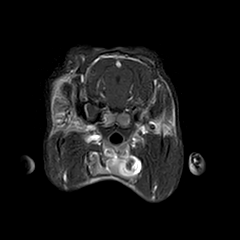
#> input picture img_processing/rabbitkeras/datasets/65/full-contrast.png, 240 x 240 px, found by its file name
$ jupyter execute --allow-errors Untitled1.ipynb   (shell and % lines are left out)
#> lines starting #> are read from the running program, lines starting #| are printed output that depends on the picture
[cell 1]
import matplotlib.pyplot as plt
import cv2
import numpy as np

[cell 2]
full = cv2.imread('datasets/8/full-contrast.png', 0)
#> full is the input picture: shape (240, 240); min 0, max 255, mean 21.8
low = cv2.imread('datasets/8/lower-contrast.png', 0)
no = cv2.imread('datasets/8/no-contrast.png', 0)
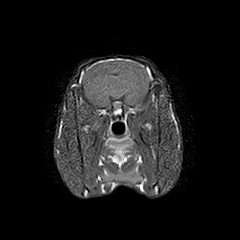
#> input picture img_processing/rabbitkeras/datasets/8/no-contrast.png, 240 x 240 px
#> no is the input picture: shape (240, 240); min 0, max 255, mean 24.6

full = np.array(full).astype('float32')
low = np.array(low).astype('float32')
#> low = nan
no = np.array(no).astype('float32')

plt.figure(figsize=(15,5))

plt.subplot(1,3,1)
plt.title("no_")
plt.imshow(no, cmap='gray')
plt.axis('off')

plt.subplot(1,3,2)
plt.title("low_")
#> (the rest of this cell did not finish here and is left out)

[cell 3]
img_full_test = full.copy()

mask = list()
for bin in reversed(range(0, 2)):
    cbin = 128 * bin
    imgcb = np.where((full - cbin) >= 0, img_full_test, 0)
    mask.append(imgcb.copy())
    img_full_test -= imgcb
#> this loop made 2 passes
#> pass 1, `imgcb = np.where((full - cbin) >= 0, img_full_test, 0)`:
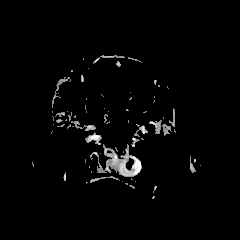
#> imgcb: shape (240, 240) float32; min 0, max 255, mean 5.4
#> pass 1, `img_full_test -= imgcb`:
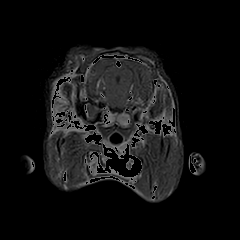
#> img_full_test: shape (240, 240) float32; min 0, max 127, mean 16.4
#> after the loop, mask = 2 items

plt.figure(figsize=(16, 4))
for i in range(len(mask)):
    img = mask[i]
    print(img.mean())
    plt.subplot(1, len(mask), (i+1))
    plt.imshow(img, cmap='gray')
plt.show()
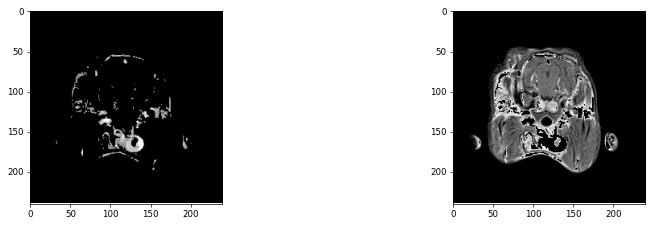
#> figure drawn by matplotlib, 2 panels

mask0 = mask[i]

plt.figure(figsize=(16, 4))
low = np.where(mask0>0, low, 0)
#> low: shape (240, 240) float64; 29.29% of the values are NaN or infinite; the others: min 0, max 0, mean 0
plt.subplot(1, 2, 1)
plt.imshow(low, cmap='gray')

no = np.where(mask0>0, no, 0)
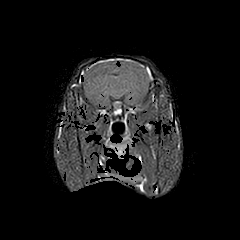
#> no: shape (240, 240) float32; min 0, max 255, mean 20.3
plt.subplot(1, 2, 2)
plt.imshow(no, cmap='gray')

plt.show()
